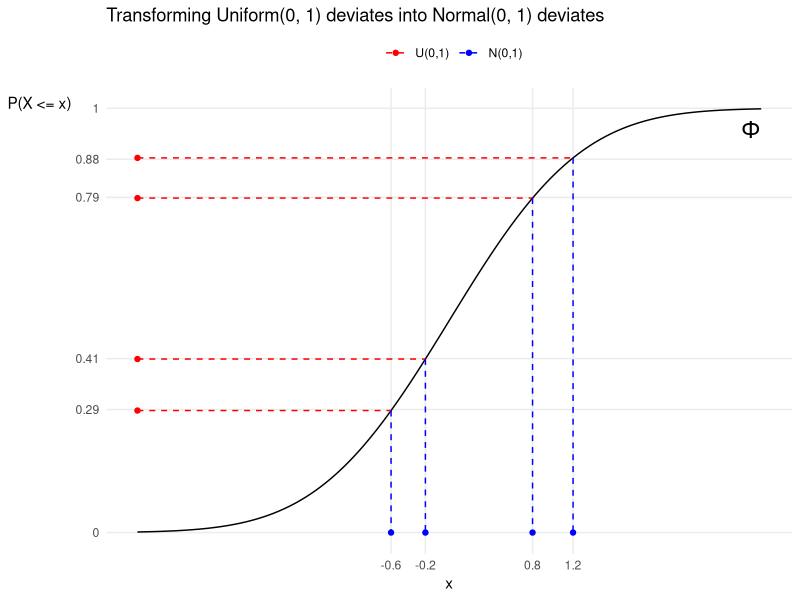
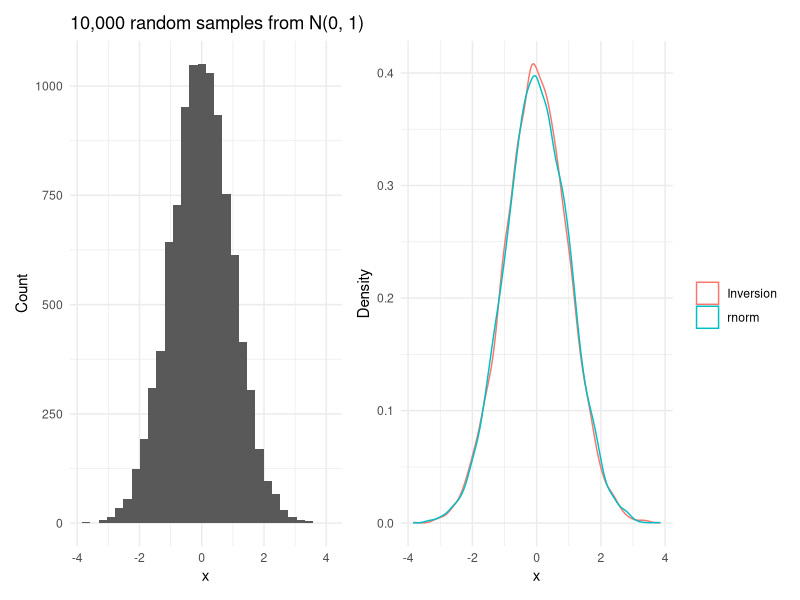
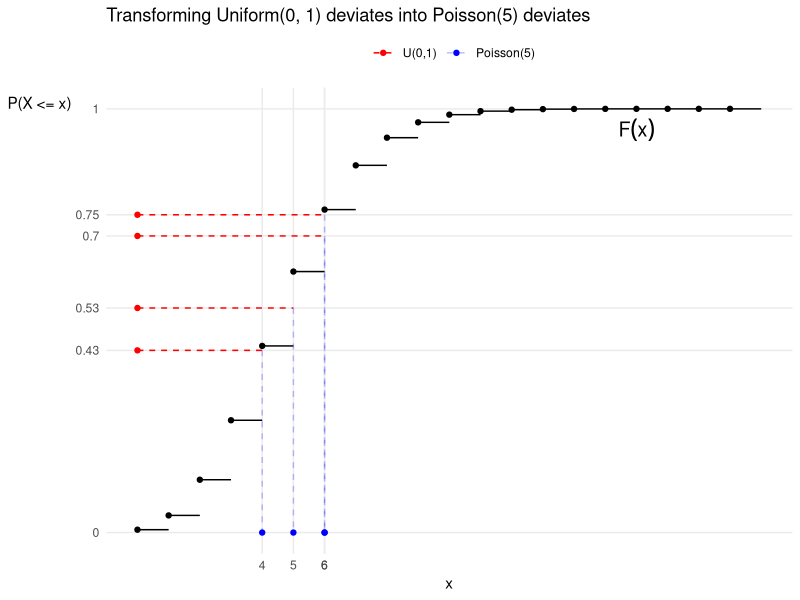
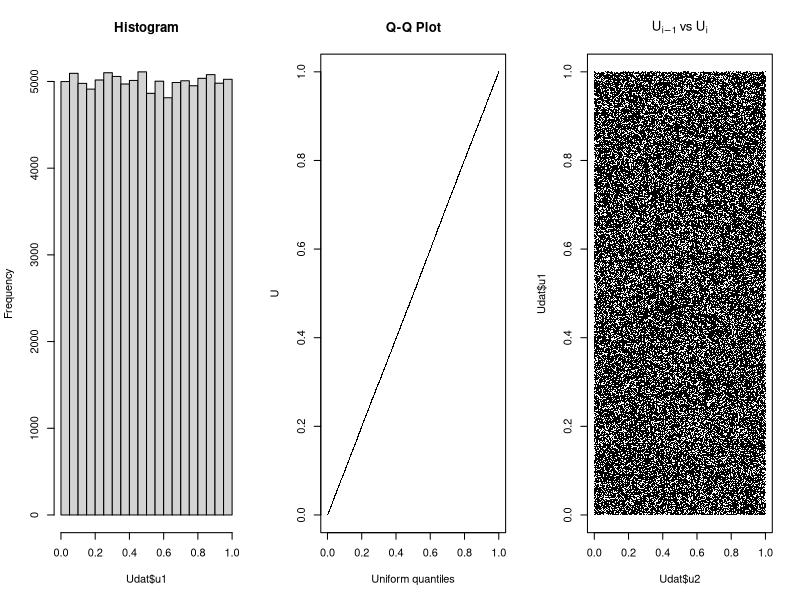
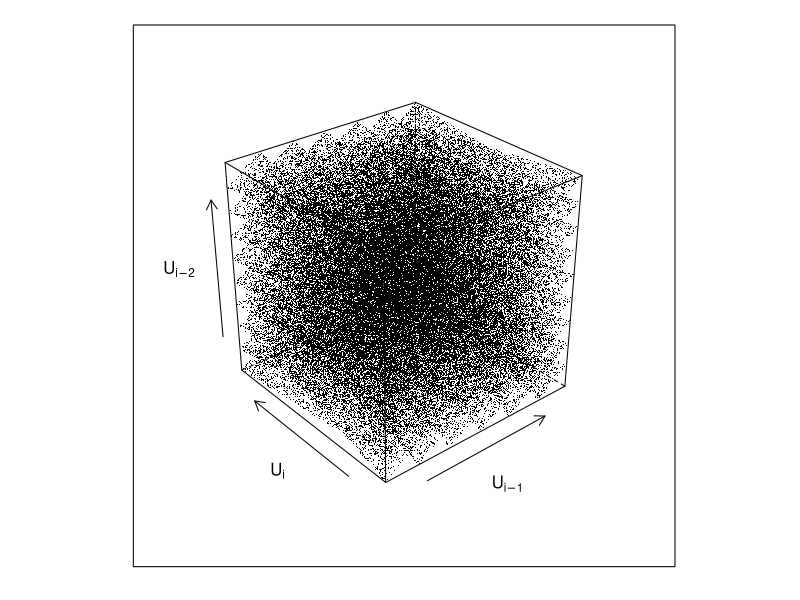
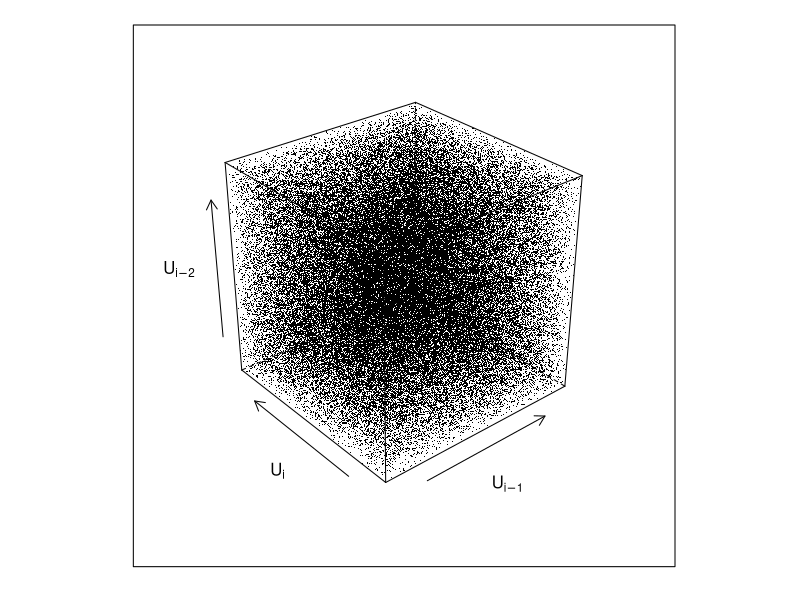

R code for these plots, in order:
## ---- chunk 1
set.seed(123)
library(data.table)
library(ggplot2)
library(patchwork)
## ---- chunk 2
#| code-fold: true
#| warning: false

## randomly sample a few uniform(0,1) deviates,
## which represent a random choice of probability that X <= x, for r.v. X
unif_sample <- data.frame(
  x = -3,
  u = runif(n = 4, min = 0, max = 1)
)
unif_sample$group <- 1:nrow(unif_sample)

## to draw lines to the CDF, calculate where on the x-axis the uniform deviates
##    meet the CDF, using the quantile function/inverse CDF
unif_endpoints <- data.frame(
  x = qnorm(unif_sample$u),
  u = unif_sample$u,
  group = unif_sample$group
)

## to draw where the inverse of the CDF maps the uniform deviates:
xax_points <- data.frame(
  x = unif_endpoints$x,
  u = 0,
  group = unif_endpoints$group
)

## to draw a Normal(0, 1) CDF over a range of possible x values
xval <- seq(unif_sample$x[1], abs(unif_sample$x[1]), length.out = 1000)
gauss_cdf <- data.frame(
  x = xval,
  y = pnorm(xval, mean = 0, sd = 1) ## CDF
)

ybr <- c(0, round(unif_sample$u, 2), 1)
ggplot(gauss_cdf, aes(x = x, y = y)) +
  geom_line() +
  geom_point(data = unif_sample, aes(x = x, y = u, color = "U(0,1)")) +
  geom_line(data = rbind(unif_sample, unif_endpoints),
            aes(x = x, y = u, group = group, color = "U(0,1)"),
            linetype = 2) +
  geom_line(data = rbind(unif_endpoints, xax_points),
            aes(x = x, y = u, group = group, color = "N(0,1)"),
            linetype = 2) +
  geom_point(data = xax_points, aes(x = x, y = u, color = "N(0,1)")) +
  annotate("text", x = 2.9, y = 0.95, label = expression(Phi), size = 6) +
  scale_x_continuous(labels = round(xax_points$x, 1), breaks = xax_points$x) +
  scale_y_continuous(labels = ybr, breaks = ybr) +
  scale_color_manual(breaks = c("U(0,1)", "N(0,1)"),
                     values = c("red", "blue")) +
  labs(
    title = "Transforming Uniform(0, 1) deviates into Normal(0, 1) deviates",
    x = "x",
    y = "P(X <= x)",
    color = ""
  ) +
  theme_minimal() +
  theme(
    legend.position = "top",
    panel.grid.minor = element_blank(),
    axis.title.y = element_text(angle = 0, vjust = 0.98),
  )
## ---- chunk 3
#| code-fold: true
#| message: false

X <- qnorm(runif(10000))
Xr <- rnorm(10000)

p1 <- ggplot(data.frame(X = X), aes(x = X)) +
  geom_histogram() +
  labs(
    title = "10,000 random samples from N(0, 1)",
    x = "x",
    y = "Count"
  ) +
  theme_minimal()

p2 <- ggplot() +
  geom_density(aes(x = X, color = "Inversion")) +
  geom_density(aes(x = Xr, color = "rnorm")) +
  labs(
    x = "x",
    y = "Density",
    color = ""
  ) +
  theme_minimal()

p1 + p2
## ---- chunk 4
#| code-fold: true
#| message: false
#| warning: false

lambda <- 5

## poisson cdf
xval <- rep(0:20, each = 2)[-1]
xval <- xval[-length(xval)]
poisson_cdf <- data.frame(
  x = xval,
  y = ppois(xval, lambda = lambda),
  group = rep(1:(length(xval)/2), each = 2)
)
## horizontal line points
poisson_cdf <- within(poisson_cdf, {
  yshift <- shift(y, 1, type = "lag")
  yhoriz <- y
  repix <- seq(2, nrow(poisson_cdf), by = 2)
  yhoriz[repix] <- yshift[repix]
})
## vertical line points
poisson_cdf$xshift <- shift(poisson_cdf$x, 1, type = "lead")

## uniform deviates
unif_sample <- data.frame(
  x = 0,
  # p = runif(n = 4, min = 0, max = 1)
  ## choose for sake of example
  u = c(0.43, 0.53, 0.7, 0.75)
)
unif_sample$group <- 1:nrow(unif_sample)

unif_endpoints <- data.frame(
  x = qpois(unif_sample$u, lambda = lambda),
  u = unif_sample$u,
  group = unif_sample$group
)
xax_points <- data.frame(
  x = unif_endpoints$x,
  u = 0,
  group = unif_endpoints$group
)


ggplot() +
  # cdf
  geom_line(data = poisson_cdf,
            aes(x = x, y = yhoriz, group = group)) +
  geom_point(data = poisson_cdf[seq(1, nrow(poisson_cdf), by = 2), ],
             aes(x = x, y = yhoriz)) +
  ## geom_line(data = poisson_cdf,
  ##            aes(x = xshift, y = y, group = group),
  ##           linetype = "dashed") +
  # uniform deviates
  geom_point(data = unif_sample, aes(x = x, y = u, color = "U(0,1)")) +
  # connecting lines
  geom_line(data = rbind(unif_sample, unif_endpoints),
            aes(x = x, y = u, group = group, color = "U(0,1)"),
            linetype = 2) +
  geom_line(data = rbind(unif_endpoints, xax_points),
            aes(x = x, y = u, group = group, color = "Poisson(5)"),
            linetype = 2, alpha = 0.25) +
  # poisson deviates
  geom_point(data = xax_points, aes(x = x, y = u, color = "Poisson(5)")) +
  # aesthetics
  annotate("text", x = 16, y = 0.95, label = expression(F(x)), size = 5) +
  scale_x_continuous(labels = round(xax_points$x, 1), breaks = xax_points$x) +
  scale_y_continuous(labels = round(c(0, unif_sample$u, 1), 2),
                     breaks = c(0, unif_sample$u, 1)) +
  scale_color_manual(breaks = c("U(0,1)", "Poisson(5)"),
                     values = c("red", "blue")) +
  labs(
    title = "Transforming Uniform(0, 1) deviates into Poisson(5) deviates",
    x = "x",
    y = "P(X <= x)",
    color = ""
  ) +
  theme_minimal() +
  theme(
    legend.position = "top",
    panel.grid.minor = element_blank(),
    axis.title.y = element_text(angle = 0, vjust = 0.98),
  )

## ---- chunk 5
ppois(4, lambda = 5)
ppois(5, lambda = 5)
## ---- chunk 6
# linear congruential generator
lcg <- function(n, a = 69069, b = 1, M = 2^32, seed = 1) {
  x <- numeric(n)
  x[1] <- seed
  if (n == 1)
    return(((a * x + b) %% M) / M)
  for (i in 2:n) {
    x[i] <- (a * x[i - 1] + b) %% M
  }
  x / M
}

n <- 100000
U <- lcg(n, a = 65539, b = 0)
## ---- chunk 7
#| code-fold: true

Udat <- data.frame(u1=U[1:(n-2)],u2=U[2:(n-1)],u3=U[3:n])

## looks random enough
par(mfrow = c(1, 3))
hist(Udat$u1, main = "Histogram")
qqplot((1:1000)/1000, sort(Udat$u1),
       pch = ".", xlab = "Uniform quantiles", ylab = "U", main = "Q-Q Plot")
plot(Udat$u2, Udat$u1, pch = ".",
     main = expression(U[i-1] ~ "vs" ~ U[i]))
## ---- chunk 8
#| code-fold: true
lattice::cloud(
  u1 ~ u2 * u3,
  data = Udat,
  pch = ".",
  col = 1,
  screen = list(z = 40, x = -60, y = 0),
  zlab = expression(U[i-2]),
  xlab = expression(U[i-1]),
  ylab = expression(U[i])
)
## ---- chunk 9
#| code-fold: true
n <- 100000
U <- lcg(n, a = 69069, b = 1)
Udat <- data.frame(u1=U[1:(n-2)],u2=U[2:(n-1)],u3=U[3:n])

lattice::cloud(
  u1 ~ u2 * u3,
  data = Udat,
  pch = ".",
  col = 1,
  screen = list(z = 40, x = -60, y = 0),
  zlab = expression(U[i-2]),
  xlab = expression(U[i-1]),
  ylab = expression(U[i])
)
## ---- chunk 10
base::RNGkind(kind = "default")
base::RNGkind()[1]
